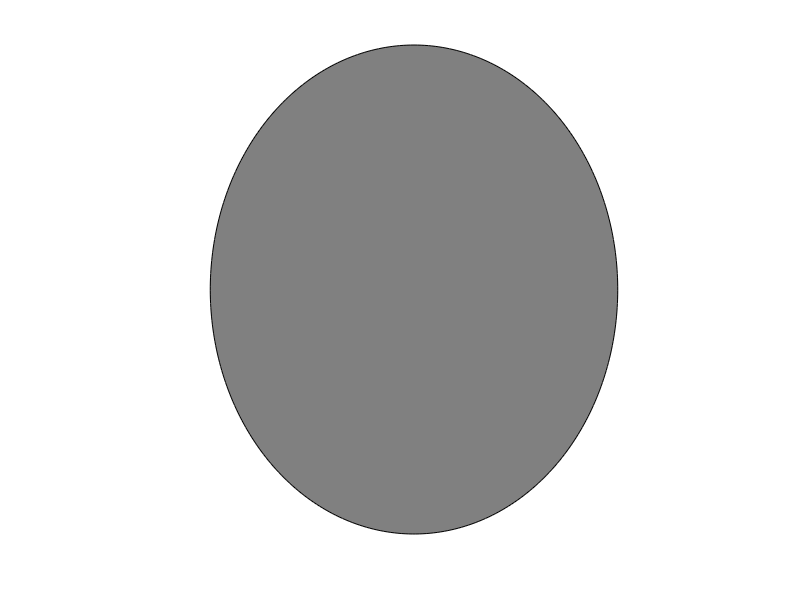

The MATLAB script that drew this image: (Note: this script raises an error after producing the figure.)
clear
clc 
close all

% main script

% sort code bit: move hardcoded variables to top
% maybe try to work around hardcoded variables
% find a way to make things faster: dot position is slowing things down
% ask lena again about density range
% after this, implement b_grey to main loop (only let it generated once)
% then make standard and control generation all at once
% make path adaptive
% maybe find a solution for winsize soft coding and why it matters on which
% PC i am letting this code run
% put controls and stuff into functions


% Pre definition
% path to save stimuli pattern
stim_path = 'D:\MasterThesis\analysis\Stimuli_creation\';

% demanding specification of stimulus type to generate (case-insensitive)
prompt = 'Create set of Standard (s) or Control (c) stimuli?';
stim_type = input(prompt, "s");
counter = 0;    % for progressbar
amount_img = 4;     % defines how many versions of one condition should be generated

% numerosities of interest
numbers = 1:10;
check = false;  % boolean that toggles if every control is fulfilled
to_break = false;   % boolean that toggles in case of mistyping stimulus type

% figure specifications
set(0, "defaultfigurecolor", [0 0 0])
scaling = 1.2;   % factor for stretching lovely picture (to be displayed as circle in lateralization setup)
winsize = 209;  % needed for figure specificiation

% background circle specifications
rad_back = [1, 1];  % radius for x-axis (1. dim) and y-axis (2. dim) in []
rad_back(2) = rad_back(2) * scaling;    % plot actually an ellipse (will be displayed as circle in lateralization setup)
back_circ_c = [.5, .5, .5];     % grey colour
angle_steps = 360;  % fine tuning of background circle
% background circle generation
angles = 0 : (2 * pi)/(angle_steps - 1) : 2*pi; % all angle values for full circle
x = sin(angles);    % x values for unit circle
y = cos(angles);    % y values for unit circle

% dot specifications
rad_dot_limit = [.08, .2];   % radius limitations in [] (based on control)
min_dist = .01;  % minimal intra-dot distance in []
area_limit = [.18, .2];   % limits of cumulative area of the dots
density_limit = [.75, .9; .01, 20];

% Pre allocation


% generate fixation stimulus (b_grey)
b_grey = figure("Units", "pixels", "Position", [0 0 winsize winsize]);
hold on
axis equal off  

backcircle = fill(x * rad_back(1), y * rad_back(2), back_circ_c);
backcircle.EdgeColor = back_circ_c;

saveas(b_grey, strcat(stim_path, 'B_grey.bmp'), 'bmp')  % save the figure
close

% iterate over amount of desired stimuli
for stimulus = 1:size(numbers, 2)
    curr_num = numbers(stimulus);
    for img = 1:amount_img
        % Pre definitions
        check = false;
        size_check = false;
        % pre allocations
        dot_pos = zeros(2, curr_num);
        while ~check
            % Dot Sizes
            % Control Stimuli
            if stim_type == "c" || stim_type == "C"
                stim_type = "C";
                % control: constant cumulative area
                dot_radii = calc_area(area_limit(2), curr_num);

                density_limit_spec = density_limit(1, :);

            % Standard Stimuli
            elseif stim_type == "s" || stim_type == "S"
                stim_type = "S";

                % set random dot sizes within prior specified limit
                dot_radii = (rad_dot_limit(2) - rad_dot_limit(1)) ...
                    .* rand(1, curr_num) + rad_dot_limit(1);

                density_limit_spec = density_limit(2, :);
            else
                fprintf("Error. You probably mistyped the stimulus type: ")
                fprintf(stim_type)
                to_break = true;
                break
            end

            % Dot Positions
            % validation 1: dot inside background
            for dot = 1:curr_num
                dot_pos_limit = max(max(x * rad_back(1), y * rad_back(1))) ...
                    - 2 * (dot_radii(dot) * scaling) * 1.4;
                dot_pos(:, dot) = (2 * dot_pos_limit) * (rand(2, 1) - .5);
            end
            % validation 2: intra-dot distances
            % get distance among each dot
            d_x = bsxfun(@minus, dot_pos(1, :)', dot_pos(1, :));    % x coordinates
            d_y = bsxfun(@minus, dot_pos(2, :)', dot_pos(2, :));    % y coordinates
            distances = sqrt(d_x .^2 + d_x .^2);    % get euclidian distance among each dot
            all_distances{img, stimulus} = distances;
            % identify minimum distance as two times the biggest size 
            if curr_num > 1
                biggest_size = max(dot_radii) * 2;
                min_distance = biggest_size - (biggest_size * 0.5); % minimum distance threshold
                % sort distances
                sort_distances = sort(distances, 1, "ascend");
                % remove first line (distance of a dot to itself, aka 0)
                sort_distances = sort_distances(2:end, :);

                if ~all(sort_distances(:) >= min_distance)
                    check = false;
                else

                    % cumulative density control: mean of it
                    mean_distance = mean(sort_distances, "all");
                    if (mean_distance > density_limit_spec(1) && ...
                        mean_distance < density_limit_spec(2))
                        check = true;
                    else
                        check = false;
                    end
                end
            else
                check = true;
            end
            
        end
        if to_break
            break
        end
        % plot the dots
        [fig, x, y] = plot_backcircle(angle_steps, winsize, rad_back, back_circ_c);

        for dot = 1:curr_num
            fill(x * dot_radii(dot) + dot_pos(1, dot), ...
                y * dot_radii(dot) * scaling + dot_pos(2, dot), ...
                [0 0 0], "EdgeColor", [0 0 0]);
        end

        % save the shit
        filename = strcat(stim_type, strcat(num2str(curr_num), num2str(img)), '.bmp');
        saveas(fig, strcat(stim_path, filename), 'bmp')  % save the figure
        close

        counter = counter + 1;
        progressbar(counter, 40)
    end
    if to_break
        break
    end
end
